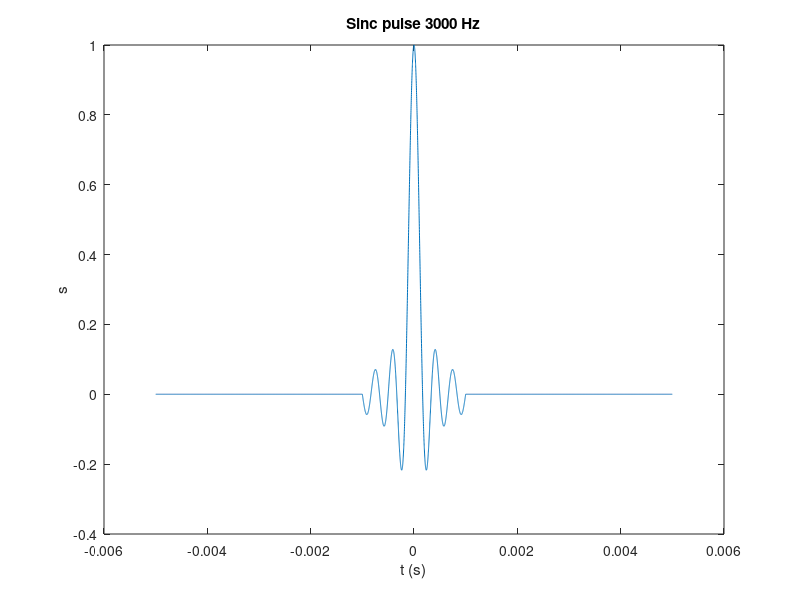
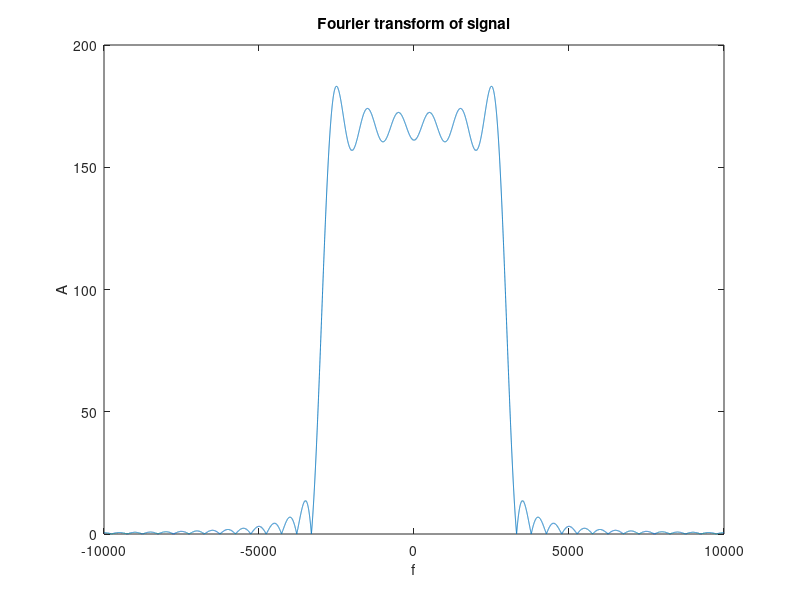

Recreate these plots in MATLAB, in order.
%Generate time interval: -0.5 s to 0.5 s in 1e6 steps
Rate = 1e6;
T = 1/Rate;
t = -0.5:T:0.5;

%Generate sinc pulse
f = 3000;
s = (sin(2*pi*f.*t))./(2*pi*f.*t);
%Force signal to be one at t=0, is NaN because of division by 0
s(isnan(s)) = 1;

curve = 3;

switch curve
    case 1
        %Leave as it is
    case 2
        s(t<-0.004) = 0;
        s(t>0.004) = 0;
    case 3
        s(t<-0.001) = 0;
        s(t>0.001) = 0;
end

%Isolate the -5ms to 5ms values
locs = t>=-0.005 & t<=0.005;

%Plot
figure
plot(t(locs),s(locs))
title('Sinc pulse 3000 Hz')
xlabel('t (s)')
ylabel('s')

%Calculate fourier transform
s_ft = fftshift(fft(s));
N = size(t,2);
fvec =  Rate*((-N/2):(N/2-1))/N;

%Isolate desired values
locs = fvec>=-10000 & fvec<=10000;

%Plot
figure
plot(fvec(locs), abs(s_ft(locs)))
title('Fourier transform of signal')
xlabel('f')
ylabel('A')